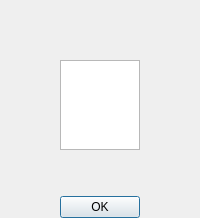
<?xml version="1.0" encoding="UTF-8"?>
<ui version="4.0">
 <class>Sapphunter</class>
 <widget class="QDialog" name="Sapphunter">
  <property name="geometry">
   <rect>
    <x>0</x>
    <y>0</y>
    <width>198</width>
    <height>218</height>
   </rect>
  </property>
  <property name="windowTitle">
   <string notr="true">Sapphunter Alert</string>
  </property>
  <layout class="QVBoxLayout" name="verticalLayout">
   <property name="leftMargin">
    <number>60</number>
   </property>
   <property name="topMargin">
    <number>60</number>
   </property>
   <property name="rightMargin">
    <number>60</number>
   </property>
   <property name="bottomMargin">
    <number>0</number>
   </property>
   <item alignment="Qt::AlignHCenter|Qt::AlignVCenter">
    <widget class="QGraphicsView" name="graphicsView">
     <property name="sizePolicy">
      <sizepolicy hsizetype="Expanding" vsizetype="Expanding">
       <horstretch>0</horstretch>
       <verstretch>1</verstretch>
      </sizepolicy>
     </property>
     <property name="maximumSize">
      <size>
       <width>2048</width>
       <height>2732</height>
      </size>
     </property>
     <property name="sizeIncrement">
      <size>
       <width>16</width>
       <height>21</height>
      </size>
     </property>
     <property name="styleSheet">
      <string notr="true">border-image: url(:/images/image.jpg) 0 0 0 0 stretch stretch;
border-width: 0px;</string>
     </property>
    </widget>
   </item>
   <item>
    <spacer name="verticalSpacer">
     <property name="orientation">
      <enum>Qt::Vertical</enum>
     </property>
     <property name="sizeHint" stdset="0">
      <size>
       <width>20</width>
       <height>40</height>
      </size>
     </property>
    </spacer>
   </item>
   <item>
    <layout class="QHBoxLayout" name="horizontalLayout">
     <item alignment="Qt::AlignHCenter|Qt::AlignVCenter">
      <widget class="QPushButton" name="pushButton">
       <property name="text">
        <string>OK</string>
       </property>
      </widget>
     </item>
    </layout>
   </item>
  </layout>
 </widget>
 <resources/>
 <connections>
  <connection>
   <sender>pushButton</sender>
   <signal>clicked()</signal>
   <receiver>Sapphunter</receiver>
   <slot>accept()</slot>
   <hints>
    <hint type="sourcelabel">
     <x>329</x>
     <y>452</y>
    </hint>
    <hint type="destinationlabel">
     <x>319</x>
     <y>239</y>
    </hint>
   </hints>
  </connection>
 </connections>
</ui>
